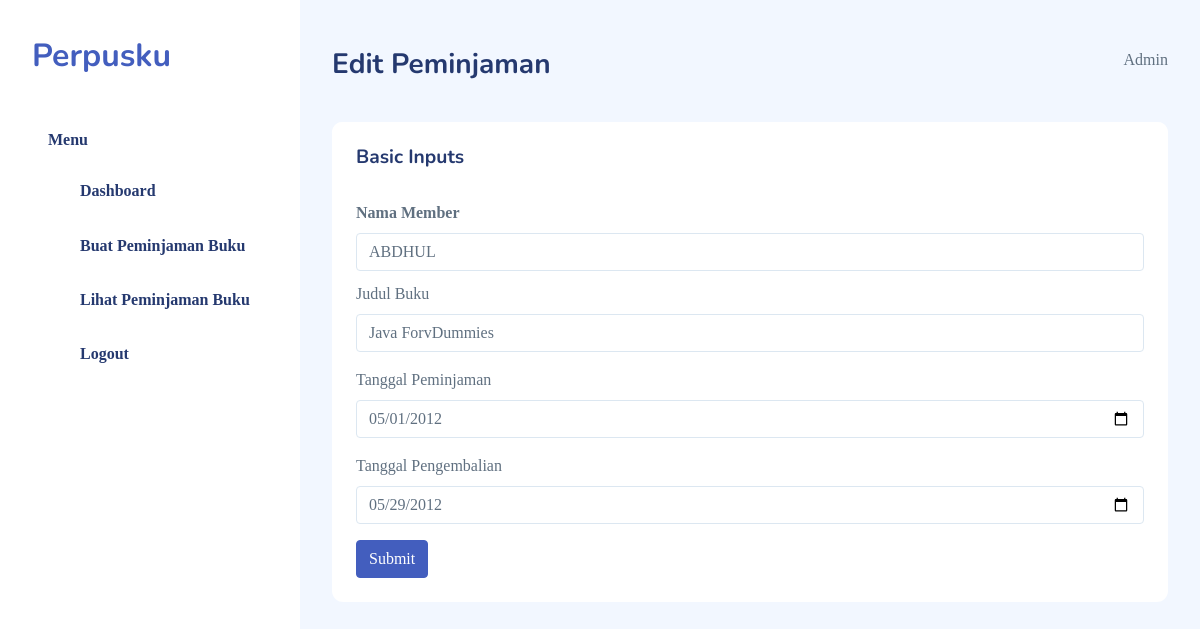
Screenshot of /edit_peminjaman.php?id=1 (signed in) with the database file from the repository.
### tables this page shows
CREATE TABLE `lms_admin` (
  `id_admin` int(11) NOT NULL,
  `nama` varchar(150) NOT NULL,
  `email` varchar(150) NOT NULL,
  `password` varchar(150) NOT NULL,
  `jenis_kelamin` varchar(50) NOT NULL,
  `no_hp` varchar(20) NOT NULL,
  `alamat` varchar(250) NOT NULL
);

CREATE TABLE `lms_book_issue` (
  `BOOK_ISSUE_NO` int(11) NOT NULL,
  `MEMBER_ID` varchar(10) NOT NULL,
  `BOOK_CODE` varchar(10) NOT NULL,
  `DATE_ISSUE` varchar(50) NOT NULL,
  `DATE_RETURN` varchar(50) NOT NULL
);

CREATE TABLE `lms_members` (
  `MEMBER_ID` varchar(10) NOT NULL,
  `MEMBER_NAME` varchar(30) NOT NULL,
  `CITY` varchar(20) DEFAULT NULL,
  `DATE_REGISTER` date NOT NULL,
  `DATE_EXPIRE` date DEFAULT NULL,
  `MEMBERSHIP_STATUS` varchar(15) NOT NULL
);

CREATE TABLE `lms_book_details` (
  `BOOK_CODE` varchar(10) NOT NULL,
  `BOOK_TITLE` varchar(50) NOT NULL,
  `CATEGORY` varchar(15) NOT NULL,
  `AUTHOR` varchar(30) NOT NULL,
  `PUBLICATION` varchar(30) DEFAULT NULL,
  `PUBLISH_DATE` date DEFAULT NULL,
  `BOOK_EDITION` int(2) DEFAULT NULL,
  `PRICE` varchar(15) NOT NULL,
  `RACK_NUM` varchar(3) DEFAULT NULL,
  `DATE_ARRIVAL` date NOT NULL,
  `SUPPLIER_ID` varchar(3) NOT NULL
);

### edit_peminjaman.php (the view, shortened to what this page needs)
<?php
include('db.php');
$get_user = mysqli_query($db, "SELECT * FROM lms_admin WHERE email='$_SESSION[email]'");
$user = mysqli_fetch_array($get_user);
$id_peminjaman = $_GET['id'];
$query = "SELECT * FROM lms_book_issue JOIN lms_members ON lms_book_issue.MEMBER_ID = lms_members.MEMBER_ID JOIN lms_book_details ON lms_book_issue.BOOK_CODE = lms_book_details.BOOK_CODE WHERE lms_book_issue.BOOK_ISSUE_NO = $id_peminjaman";;
$get_peminjaman = mysqli_query($db, $query);
$peminjaman = mysqli_fetch_array($get_peminjaman);
?>
<!DOCTYPE html>
<html lang="en">
<head>
    <link rel="stylesheet" href="mazer/dist/assets/css/main/app.css">
    <link rel="stylesheet" href="mazer/dist/assets/css/main/app-dark.css">
</head>
<body>
    <div id="app">
        <div id="sidebar" class="active">
            <div class="sidebar-wrapper active">
                <div class="sidebar-header position-relative">
                    <div class="d-flex justify-content-between align-items-center">
                        <div class="logo">
                            <a href="dashboard.php">Perpusku</a>
                        </div>
                    </div>
                </div>
                <div class="sidebar-menu">
                    <ul class="menu">
                        <li class="sidebar-title">Menu</li>
                        <li class="sidebar-item  ">
                            <a href="dashboard.php" class='sidebar-link'>
                                <i class="bi bi-grid-fill"></i>
                                <span>Dashboard</span>
                            </a>
                        </li>
                        <li class="sidebar-item  ">
                            <a href="form_peminjaman.php" class='sidebar-link'>
                                <i class="bi bi-grid-1x2-fill"></i>
                                <span>Buat Peminjaman Buku</span>
                            </a>
                        </li>
                        <li class="sidebar-item  ">
                            <a href="data_peminjam.php" class='sidebar-link'>
                                <i class="bi bi-grid-1x2-fill"></i>
                                <span>Lihat Peminjaman Buku</span>
                            </a>
                        </li>
                        <li class="sidebar-item  ">
                            <a href="logout.php" class='sidebar-link'>
                                <i class="bi bi-box-arrow-right"></i>
                                <span>Logout</span>
                            </a>
                        </li>
                    </ul>
                </div>
            </div>
        </div>
        <div id="main">
            <div class="page-heading">
                <div class="page-title">
                    <div class="row">
                        <div class="col-12 col-md-6 order-md-1 order-last">
                            <h3>Edit Peminjaman</h3>
                        </div>
                        <div class="col-12 col-md-6 order-md-2 order-first">
                            <nav aria-label="breadcrumb" class="breadcrumb-header float-start float-lg-end">
                                <ol class="breadcrumb">
                                    <li class="breadcrumb-item"><?= $user['nama'] ?></li>
                                </ol>
                            </nav>
                        </div>
                    </div>
                </div>
            </div>
            <div class="card">
                <div class="card-header">
                    <h4 class="card-title">Basic Inputs</h4>
                </div>
                <div class="card-body">
                    <form method="POST" class="form-data" id="form-data">
                        <div class="form-group">
                            <label for="exampleInputEmail1" class="form-label">Nama Member</label>
                            <input type="text" name="nama_member" id="nama_member" value="<?= $peminjaman['MEMBER_NAME'] ?>" class="form-control" aria-describedby="emailHelp" required>
                        </div>
                        <div class="mb-3">
                            <label for="nama_buku" class="form-label">Judul Buku</label>
                            <input type="text" name="nama_buku" id="nama_buku" value="<?= $peminjaman['BOOK_TITLE'] ?>" class="form-control" required>
                        </div>
                        <div class="mb-3">
                            <label for="tgl_peminjaman" class="form-label">Tanggal Peminjaman</label>
                            <input type="date" name="tgl_peminjaman" id="tgl_peminjaman" value="<?= $peminjaman['DATE_ISSUE'] ?>" class="form-control" required>
                        </div>
                        <div class="mb-3">
                            <label for="tgl_pengembalian" class="form-label">Tanggal Pengembalian</label>
                            <input type="date" name="tgl_pengembalian" id="tgl_pengembalian" value="<?= $peminjaman['DATE_RETURN'] ?>" class="form-control" required>
                        </div>
                        <button type="submit" class="btn btn-primary simpan" id="simpan">Submit</button>
                    </form>
                </div>
            </div>
        </div>
    </div>
</body>
</html>

### rows the page displays
lms_admin: nama "Admin"
lms_book_issue: nama_member "ABDHUL", nama_buku "Java ForvDummies", tgl_peminjaman "05/01/2012", tgl_pengembalian "05/29/2012"
